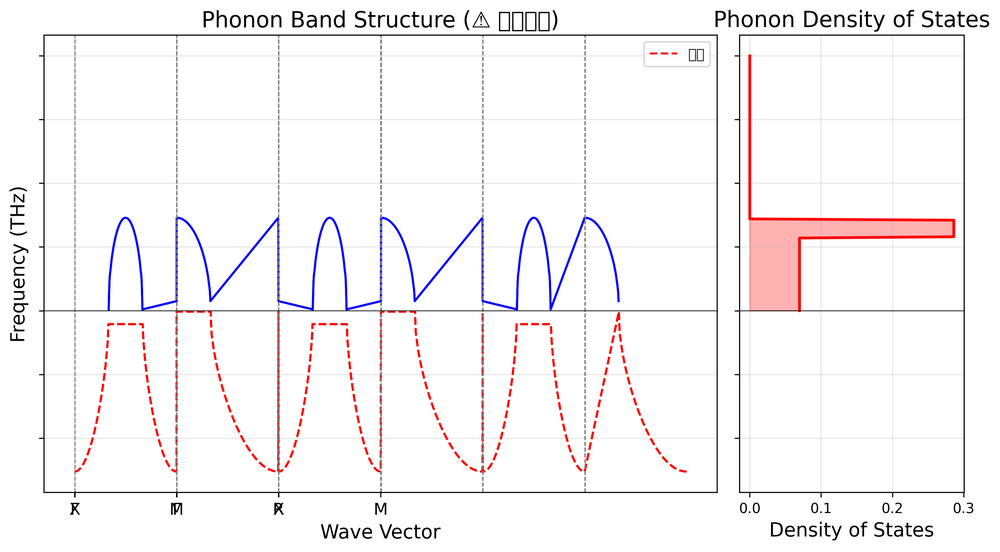
#> input picture 173/phonon_unstable_example.png, 1000 x 552 px, shrunk from 3032 x 1673 before the run
$ python -i superpixel_core.py   (imports and definitions only)   (older library calls are emulated)
#> lines starting #> are read from the running program, lines starting #| are printed output that depends on the picture
import numpy as np
import cv2
from skimage.segmentation import slic, felzenszwalb, mark_boundaries, relabel_sequential
from skimage.color import rgb2lab
from skimage.util import img_as_float, img_as_ubyte
from skimage.measure import regionprops, label as sk_label
from collections import defaultdict


COMPACTNESS_PRESETS = {
    "flat": {"compactness": 3.0, "desc": "Flat regions: low compactness, irregular shapes"},
    "balanced": {"compactness": 10.0, "desc": "Balanced: default compactness"},
    "texture": {"compactness": 30.0, "desc": "Texture: high compactness, regular shapes"},
}


class SuperpixelSegmenter:

    def __init__(self, image):
        self.original_image = image.copy()
        self.image_float = img_as_float(image)
        self.segments = None
        self.algorithm_name = None
        self.edge_map = None
        self.compactness_preset = None
        self.classifier = SuperpixelClassifier()

    # [18 lines left out: function compute_edge_map, not called in this run]

    def detect_texture_level(self):
        gray = cv2.cvtColor(self.original_image, cv2.COLOR_RGB2GRAY)
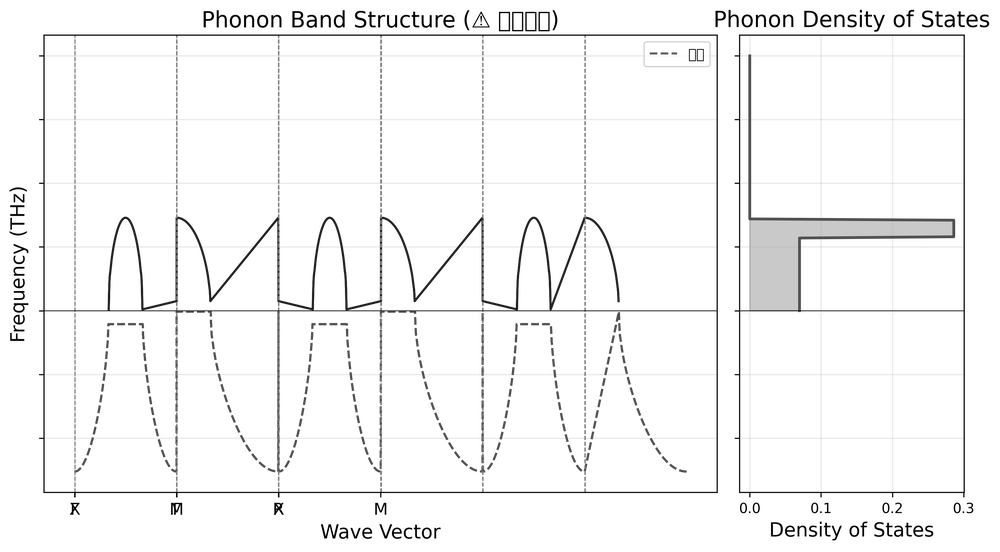
#> gray: shape (552, 1000); min 0, max 255, mean 245.4
        laplacian = cv2.Laplacian(gray, cv2.CV_64F)
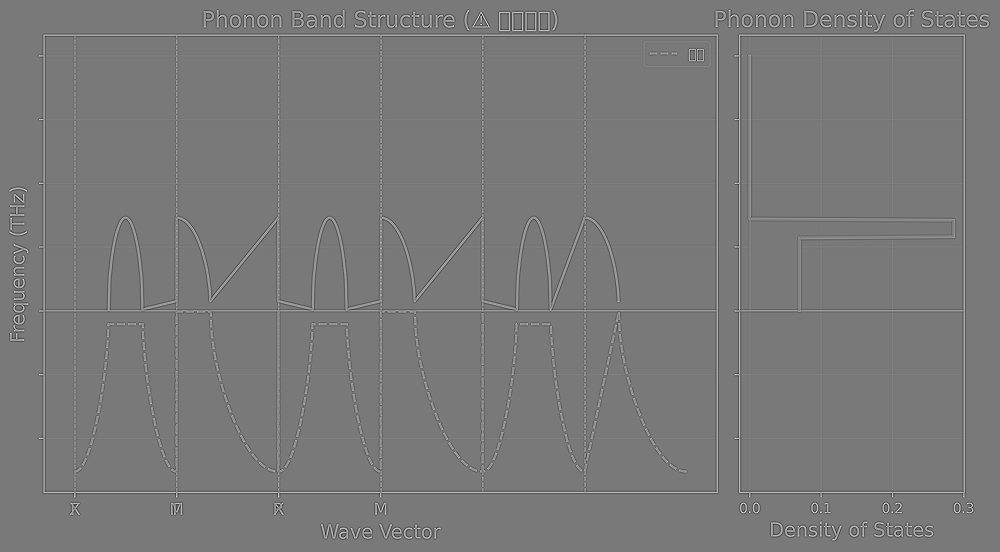
#> laplacian: shape (552, 1000) float64; min -678, max 741, mean 0; drawn with min black and max white
        lap_var = laplacian.var()
#> lap_var = 3117.5
        if lap_var < 50:
            return "flat"
        elif lap_var < 200:
            return "balanced"
        else:
            return "texture"

    def resolve_compactness(self, compactness_mode="auto"):
        if isinstance(compactness_mode, (int, float)):
            self.compactness_preset = "custom"
            return float(compactness_mode)
        if compactness_mode == "auto":
            self.compactness_preset = self.detect_texture_level()
            return COMPACTNESS_PRESETS[self.compactness_preset]["compactness"]
        if compactness_mode in COMPACTNESS_PRESETS:
            self.compactness_preset = compactness_mode
            return COMPACTNESS_PRESETS[compactness_mode]["compactness"]
        self.compactness_preset = "balanced"
        return COMPACTNESS_PRESETS["balanced"]["compactness"]

    # [29 lines left out: function _align_boundaries_to_edges, not called in this run]

    def run_slic(self, n_segments=100, compactness_mode="auto", sigma=1.0,
                 max_iter=10, enforce_connectivity=True,
                 edge_guided=False, edge_method="canny",
                 edge_low=50, edge_high=150):
        self.algorithm_name = "SLIC"
        compactness = self.resolve_compactness(compactness_mode)

        input_image = self.image_float
        if edge_guided:
            self.compute_edge_map(method=edge_method,
                                  low_thresh=edge_low, high_thresh=edge_high)
            edge_weight = self.edge_map.astype(np.float64) / 255.0
            edge_3ch = np.repeat(edge_weight[:, :, np.newaxis], 3, axis=2)
            edge_preserve = self.image_float * (1.0 - edge_3ch * 0.3)
            input_image = edge_preserve

        self.segments = slic(
            input_image,
            n_segments=n_segments,
            compactness=compactness,
            sigma=sigma,
            max_num_iter=max_iter,
            enforce_connectivity=enforce_connectivity,
            start_label=1,
        )
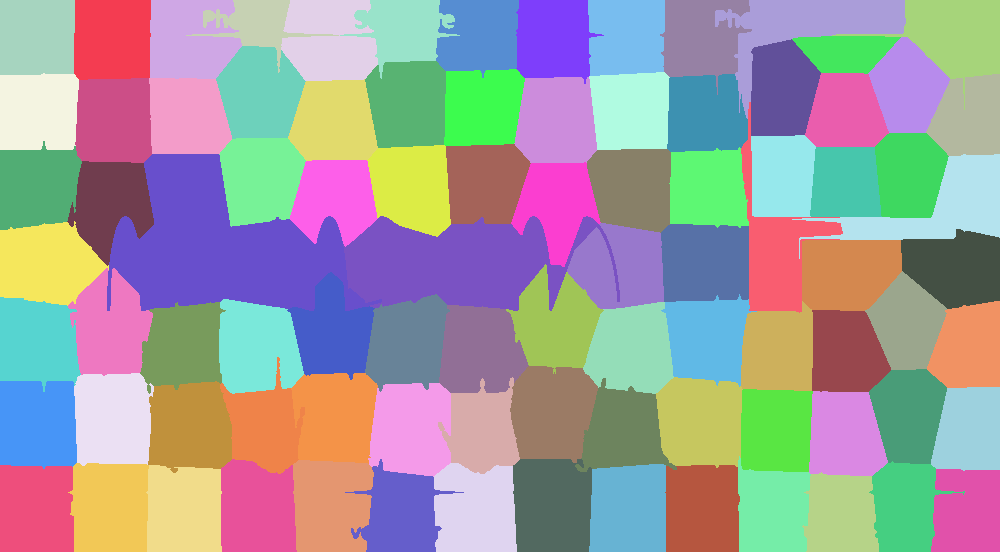
#> self.segments: shape (552, 1000) int64; 90 distinct labels, from 1 to 90; one colour per label, 0 black

        if edge_guided and self.edge_map is not None:
            self.segments = self._align_boundaries_to_edges(
                self.segments, self.edge_map
            )

        return self.segments

    # [244 lines left out: functions run_felzenszwalb, get_num_segments, visualize_boundaries, visualize_mean_color, visualize_random_color, _compute_segment_features and 4 more, not called in this run]


class SuperpixelClassifier:

    def __init__(self, method="knn", n_neighbors=5):
        self.method = method
        self.n_neighbors = n_neighbors
        self.model = None
        self.class_names = {}
        self.training_data = []
        self.training_labels = []

    # [87 lines left out: functions reset, extract_features, add_training_sample, train, predict, classify_image, not called in this run]

>>> import cv2
>>> picture = cv2.cvtColor(cv2.imread('../173/phonon_unstable_example.png'), cv2.COLOR_BGR2RGB)
>>> result = SuperpixelSegmenter(picture).run_slic()

$ run again, on 173/phonon_bcc_fe.png
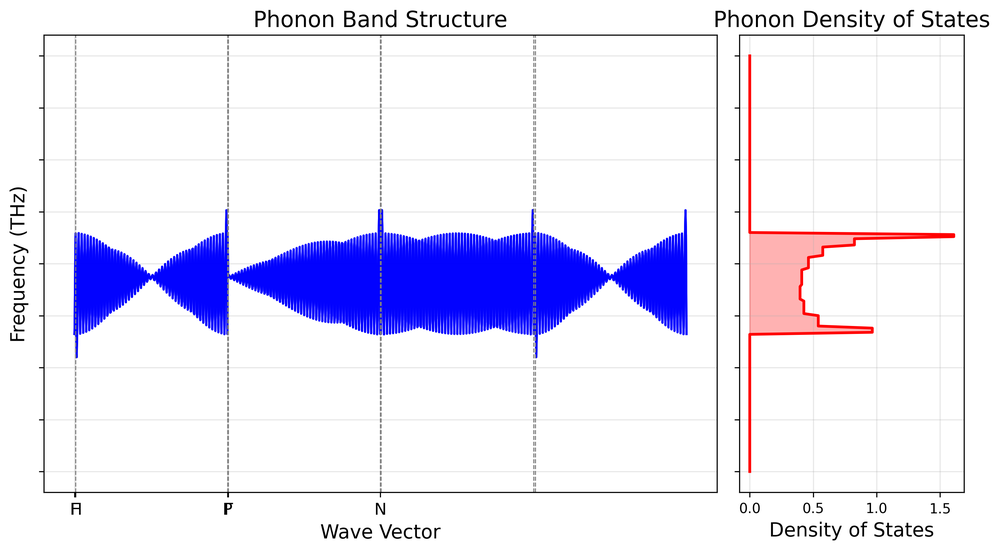
#> input picture 173/phonon_bcc_fe.png, 1000 x 552 px, shrunk from 3032 x 1673 before the run
#> in detect_texture_level, `laplacian = cv2.Laplacian(gray, cv2.CV_64F)`:
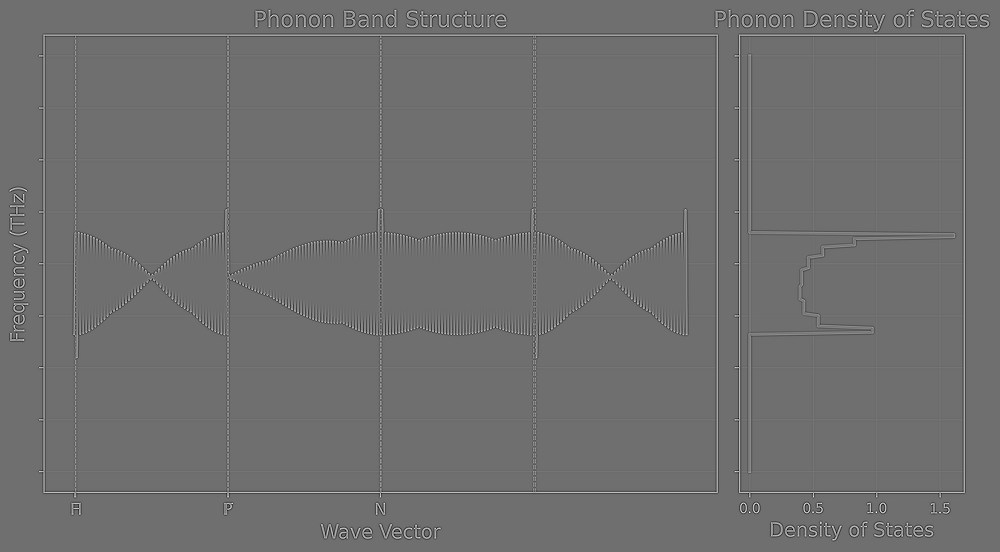
#> laplacian: shape (552, 1000) float64; min -559, max 724, mean 0; drawn with min black and max white
#> lap_var = 2809.6
#> in run_slic, `self.segments = slic( input_image, n_segments=n_segments, compactness=..`:
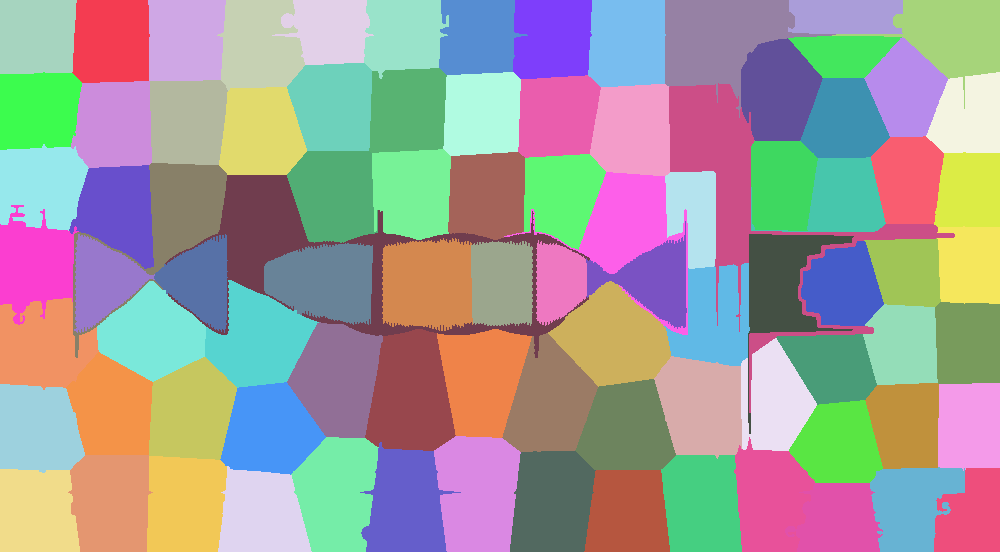
#> self.segments: shape (552, 1000) int64; 89 distinct labels, from 1 to 89; one colour per label, 0 black

$ run again, on 173/phonon_fcc_si.png
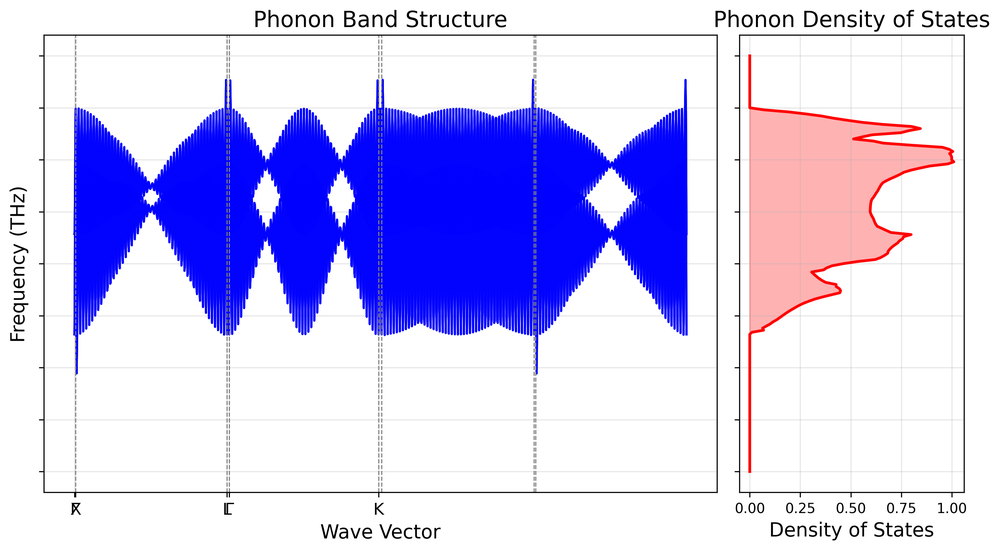
#> input picture 173/phonon_fcc_si.png, 1000 x 552 px, shrunk from 3032 x 1673 before the run
#> in detect_texture_level, `laplacian = cv2.Laplacian(gray, cv2.CV_64F)`:
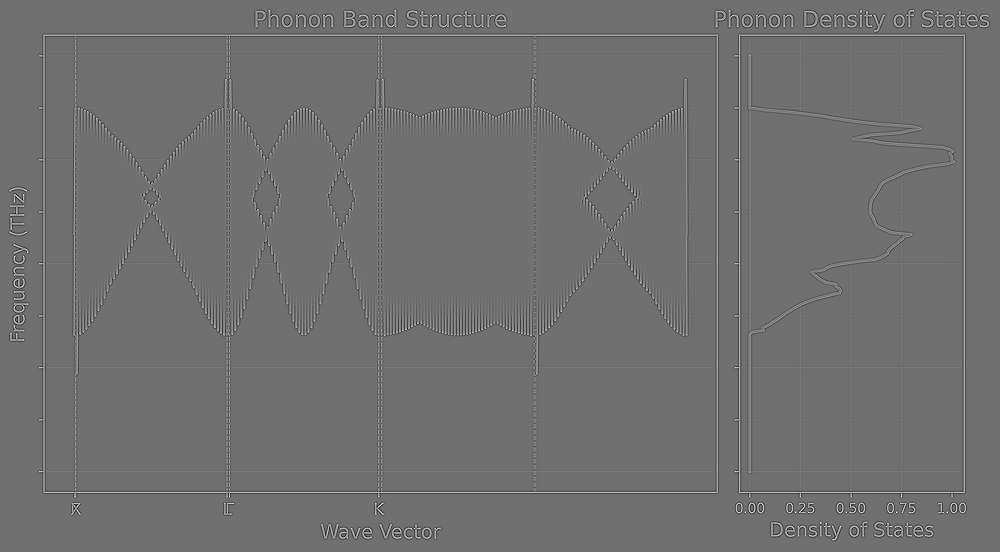
#> laplacian: shape (552, 1000) float64; min -577, max 731, mean 0; drawn with min black and max white
#> lap_var = 3190.7
#> in run_slic, `self.segments = slic( input_image, n_segments=n_segments, compactness=..`:
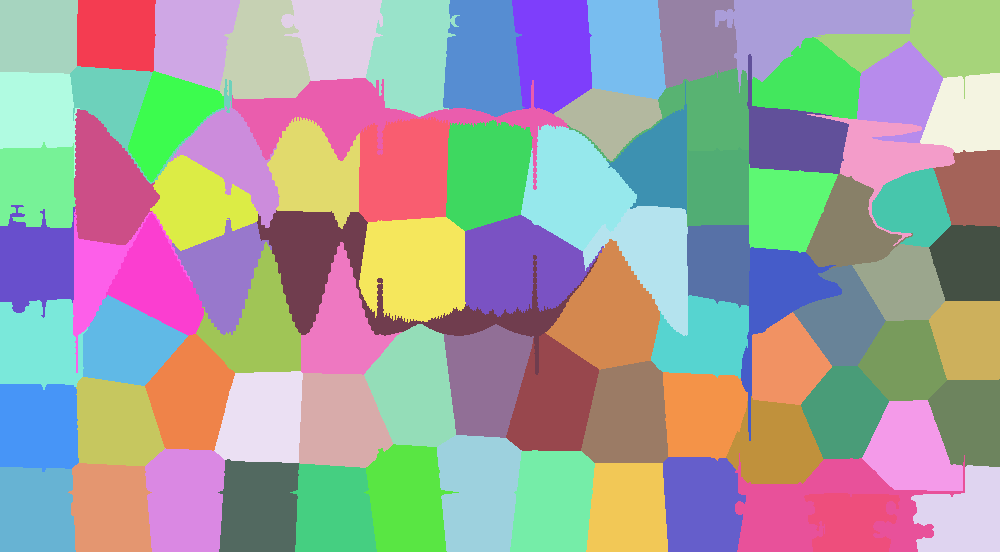
#> self.segments: shape (552, 1000) int64; 86 distinct labels, from 1 to 86; one colour per label, 0 black

$ run again, on 173/phonon_fcc_si_seekpath.png
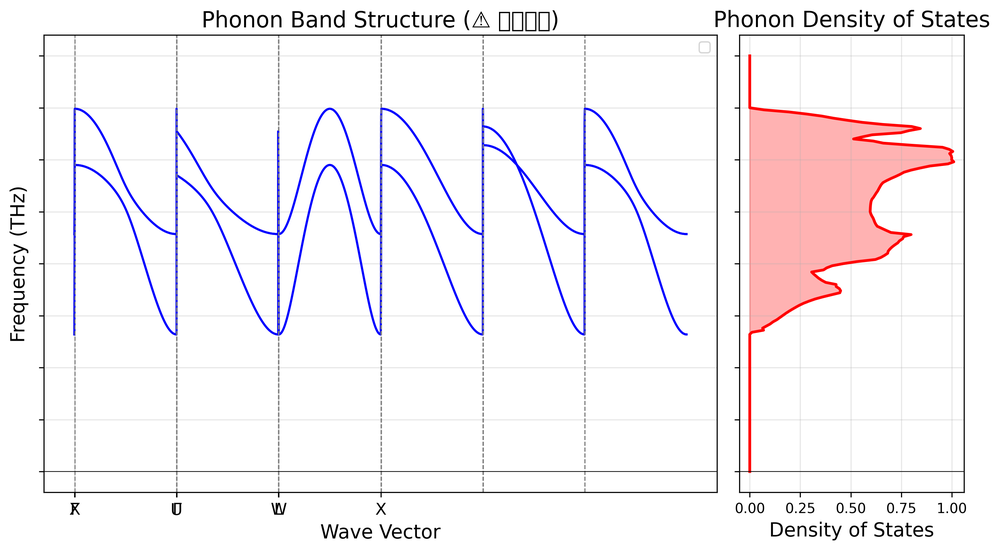
#> input picture 173/phonon_fcc_si_seekpath.png, 1000 x 552 px, shrunk from 3032 x 1673 before the run
#> in detect_texture_level, `laplacian = cv2.Laplacian(gray, cv2.CV_64F)`:
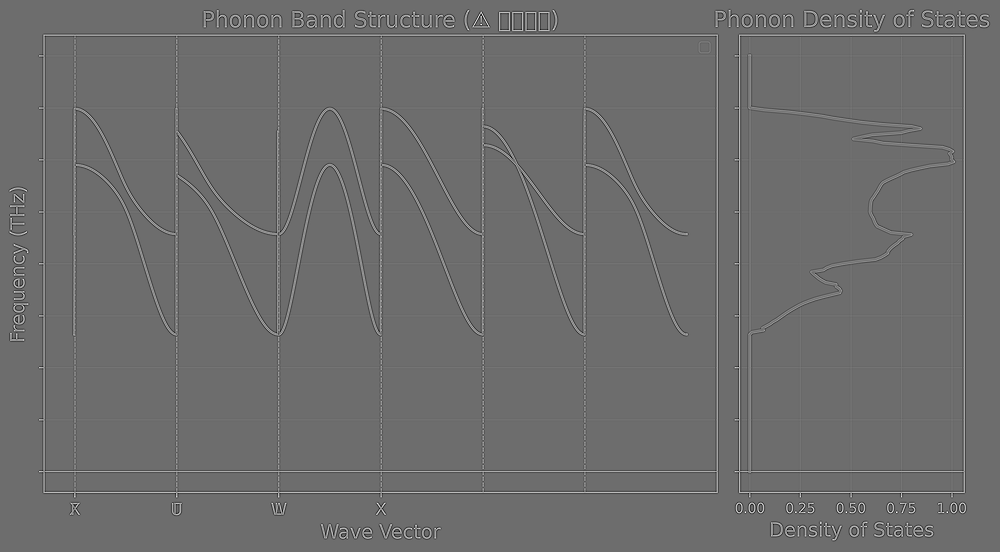
#> laplacian: shape (552, 1000) float64; min -559, max 741, mean 0; drawn with min black and max white
#> lap_var = 3506.2
#> in run_slic, `self.segments = slic( input_image, n_segments=n_segments, compactness=..`:
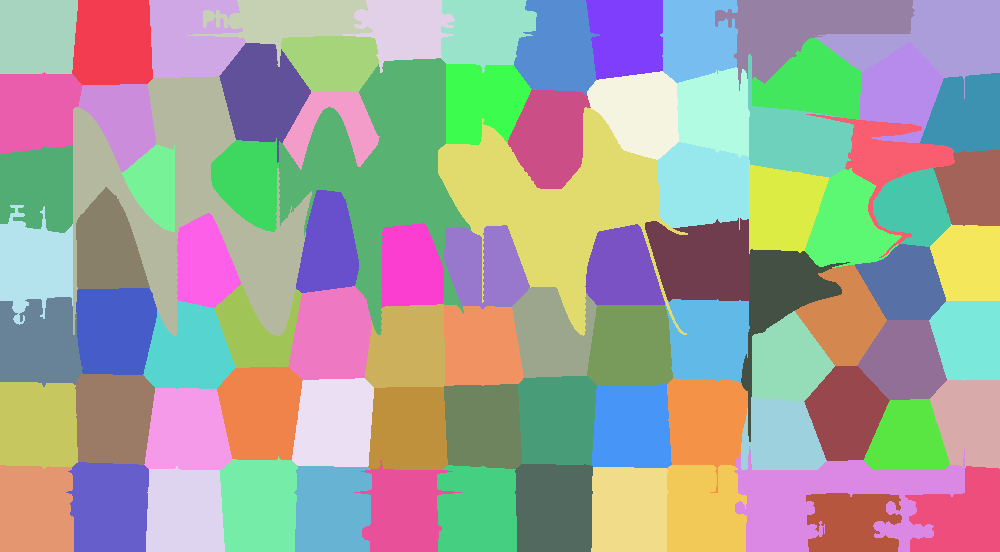
#> self.segments: shape (552, 1000) int64; 88 distinct labels, from 1 to 88; one colour per label, 0 black
